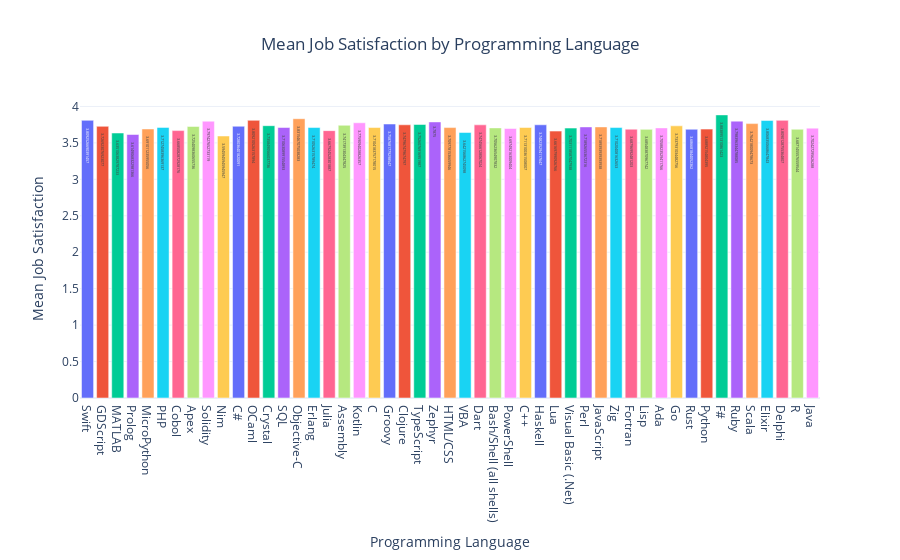

The code cell stored with this chart in its notebook:
### Code cell
# Create the bar plot
fig_lang = px.bar(
    mean_job_satisfaction_df, 
    x='Programming Language', 
    y='Mean Job Satisfaction', 
    title='Mean Job Satisfaction by Programming Language',
    labels={'Programming Language': 'Programming Language', 'Mean Job Satisfaction': 'Mean Job Satisfaction'},
    color='Programming Language',  # Optional: adds different colors to the bars
    text='Mean Job Satisfaction'  # Show the mean value on the bars
)

# Update layout for better appearance
fig_lang.update_layout(
    xaxis_title='Programming Language',
    yaxis_title='Mean Job Satisfaction',
    title_x=0.5,  # Center the title
    template='plotly_white',  # Use a clean white background
    showlegend=False
)


fig_lang.show()

### Figure 1 — Plotly figure (JSON) as saved in the notebook; plotly's stock layout.template omitted (floating-point values rounded to 4 significant figures)
{"data": [{"alignmentgroup": "True", "hovertemplate": "Programming Language=%{x}<br>Mean Job Satisfaction=%{text}<extra></extra>", "legendgroup": "Swift", "marker": {"color": "#636efa", "pattern": {"shape": ""}}, "name": "Swift", "offsetgroup": "Swift", "orientation": "v", "showlegend": true, "text": [3.809], "textposition": "auto", "type": "bar", "x": ["Swift"], "xaxis": "x", "y": [3.809], "yaxis": "y"}, {"alignmentgroup": "True", "hovertemplate": "Programming Language=%{x}<br>Mean Job Satisfaction=%{text}<extra></extra>", "legendgroup": "GDScript", "marker": {"color": "#EF553B", "pattern": {"shape": ""}}, "name": "GDScript", "offsetgroup": "GDScript", "orientation": "v", "showlegend": true, "text": [3.727], "textposition": "auto", "type": "bar", "x": ["GDScript"], "xaxis": "x", "y": [3.727], "yaxis": "y"}, {"alignmentgroup": "True", "hovertemplate": "Programming Language=%{x}<br>Mean Job Satisfaction=%{text}<extra></extra>", "legendgroup": "MATLAB", "marker": {"color": "#00cc96", "pattern": {"shape": ""}}, "name": "MATLAB", "offsetgroup": "MATLAB", "orientation": "v", "showlegend": true, "text": [3.635], "textposition": "auto", "type": "bar", "x": ["MATLAB"], "xaxis": "x", "y": [3.635], "yaxis": "y"}, {"alignmentgroup": "True", "hovertemplate": "Programming Language=%{x}<br>Mean Job Satisfaction=%{text}<extra></extra>", "legendgroup": "Prolog", "marker": {"color": "#ab63fa", "pattern": {"shape": ""}}, "name": "Prolog", "offsetgroup": "Prolog", "orientation": "v", "showlegend": true, "text": [3.615], "textposition": "auto", "type": "bar", "x": ["Prolog"], "xaxis": "x", "y": [3.615], "yaxis": "y"}, {"alignmentgroup": "True", "hovertemplate": "Programming Language=%{x}<br>Mean Job Satisfaction=%{text}<extra></extra>", "legendgroup": "MicroPython", "marker": {"color": "#FFA15A", "pattern": {"shape": ""}}, "name": "MicroPython", "offsetgroup": "MicroPython", "orientation": "v", "showlegend": true, "text": [3.691], "textposition": "auto", "type": "bar", "x": ["MicroPython"], "xaxis": "x", "y": [3.691], "yaxis": "y"}, {"alignmentgroup": "True", "hovertemplate": "Programming Language=%{x}<br>Mean Job Satisfaction=%{text}<extra></extra>", "legendgroup": "PHP", "marker": {"color": "#19d3f3", "pattern": {"shape": ""}}, "name": "PHP", "offsetgroup": "PHP", "orientation": "v", "showlegend": true, "text": [3.713], "textposition": "auto", "type": "bar", "x": ["PHP"], "xaxis": "x", "y": [3.713], "yaxis": "y"}, {"alignmentgroup": "True", "hovertemplate": "Programming Language=%{x}<br>Mean Job Satisfaction=%{text}<extra></extra>", "legendgroup": "Cobol", "marker": {"color": "#FF6692", "pattern": {"shape": ""}}, "name": "Cobol", "offsetgroup": "Cobol", "orientation": "v", "showlegend": true, "text": [3.669], "textposition": "auto", "type": "bar", "x": ["Cobol"], "xaxis": "x", "y": [3.669], "yaxis": "y"}, {"alignmentgroup": "True", "hovertemplate": "Programming Language=%{x}<br>Mean Job Satisfaction=%{text}<extra></extra>", "legendgroup": "Apex", "marker": {"color": "#B6E880", "pattern": {"shape": ""}}, "name": "Apex", "offsetgroup": "Apex", "orientation": "v", "showlegend": true, "text": [3.725], "textposition": "auto", "type": "bar", "x": ["Apex"], "xaxis": "x", "y": [3.725], "yaxis": "y"}, {"alignmentgroup": "True", "hovertemplate": "Programming Language=%{x}<br>Mean Job Satisfaction=%{text}<extra></extra>", "legendgroup": "Solidity", "marker": {"color": "#FF97FF", "pattern": {"shape": ""}}, "name": "Solidity", "offsetgroup": "Solidity", "orientation": "v", "showlegend": true, "text": [3.797], "textposition": "auto", "type": "bar", "x": ["Solidity"], "xaxis": "x", "y": [3.797], "yaxis": "y"}, {"alignmentgroup": "True", "hovertemplate": "Programming Language=%{x}<br>Mean Job Satisfaction=%{text}<extra></extra>", "legendgroup": "Nim", "marker": {"color": "#FECB52", "pattern": {"shape": ""}}, "name": "Nim", "offsetgroup": "Nim", "orientation": "v", "showlegend": true, "text": [3.595], "textposition": "auto", "type": "bar", "x": ["Nim"], "xaxis": "x", "y": [3.595], "yaxis": "y"}, {"alignmentgroup": "True", "hovertemplate": "Programming Language=%{x}<br>Mean Job Satisfaction=%{text}<extra></extra>", "legendgroup": "C#", "marker": {"color": "#636efa", "pattern": {"shape": ""}}, "name": "C#", "offsetgroup": "C#", "orientation": "v", "showlegend": true, "text": [3.728], "textposition": "auto", "type": "bar", "x": ["C#"], "xaxis": "x", "y": [3.728], "yaxis": "y"}, {"alignmentgroup": "True", "hovertemplate": "Programming Language=%{x}<br>Mean Job Satisfaction=%{text}<extra></extra>", "legendgroup": "OCaml", "marker": {"color": "#EF553B", "pattern": {"shape": ""}}, "name": "OCaml", "offsetgroup": "OCaml", "orientation": "v", "showlegend": true, "text": [3.809], "textposition": "auto", "type": "bar", "x": ["OCaml"], "xaxis": "x", "y": [3.809], "yaxis": "y"}, {"alignmentgroup": "True", "hovertemplate": "Programming Language=%{x}<br>Mean Job Satisfaction=%{text}<extra></extra>", "legendgroup": "Crystal", "marker": {"color": "#00cc96", "pattern": {"shape": ""}}, "name": "Crystal", "offsetgroup": "Crystal", "orientation": "v", "showlegend": true, "text": [3.736], "textposition": "auto", "type": "bar", "x": ["Crystal"], "xaxis": "x", "y": [3.736], "yaxis": "y"}, {"alignmentgroup": "True", "hovertemplate": "Programming Language=%{x}<br>Mean Job Satisfaction=%{text}<extra></extra>", "legendgroup": "SQL", "marker": {"color": "#ab63fa", "pattern": {"shape": ""}}, "name": "SQL", "offsetgroup": "SQL", "orientation": "v", "showlegend": true, "text": [3.711], "textposition": "auto", "type": "bar", "x": ["SQL"], "xaxis": "x", "y": [3.711], "yaxis": "y"}, {"alignmentgroup": "True", "hovertemplate": "Programming Language=%{x}<br>Mean Job Satisfaction=%{text}<extra></extra>", "legendgroup": "Objective-C", "marker": {"color": "#FFA15A", "pattern": {"shape": ""}}, "name": "Objective-C", "offsetgroup": "Objective-C", "orientation": "v", "showlegend": true, "text": [3.832], "textposition": "auto", "type": "bar", "x": ["Objective-C"], "xaxis": "x", "y": [3.832], "yaxis": "y"}, {"alignmentgroup": "True", "hovertemplate": "Programming Language=%{x}<br>Mean Job Satisfaction=%{text}<extra></extra>", "legendgroup": "Erlang", "marker": {"color": "#19d3f3", "pattern": {"shape": ""}}, "name": "Erlang", "offsetgroup": "Erlang", "orientation": "v", "showlegend": true, "text": [3.711], "textposition": "auto", "type": "bar", "x": ["Erlang"], "xaxis": "x", "y": [3.711], "yaxis": "y"}, {"alignmentgroup": "True", "hovertemplate": "Programming Language=%{x}<br>Mean Job Satisfaction=%{text}<extra></extra>", "legendgroup": "Julia", "marker": {"color": "#FF6692", "pattern": {"shape": ""}}, "name": "Julia", "offsetgroup": "Julia", "orientation": "v", "showlegend": true, "text": [3.668], "textposition": "auto", "type": "bar", "x": ["Julia"], "xaxis": "x", "y": [3.668], "yaxis": "y"}, {"alignmentgroup": "True", "hovertemplate": "Programming Language=%{x}<br>Mean Job Satisfaction=%{text}<extra></extra>", "legendgroup": "Assembly", "marker": {"color": "#B6E880", "pattern": {"shape": ""}}, "name": "Assembly", "offsetgroup": "Assembly", "orientation": "v", "showlegend": true, "text": [3.742], "textposition": "auto", "type": "bar", "x": ["Assembly"], "xaxis": "x", "y": [3.742], "yaxis": "y"}, {"alignmentgroup": "True", "hovertemplate": "Programming Language=%{x}<br>Mean Job Satisfaction=%{text}<extra></extra>", "legendgroup": "Kotlin", "marker": {"color": "#FF97FF", "pattern": {"shape": ""}}, "name": "Kotlin", "offsetgroup": "Kotlin", "orientation": "v", "showlegend": true, "text": [3.776], "textposition": "auto", "type": "bar", "x": ["Kotlin"], "xaxis": "x", "y": [3.776], "yaxis": "y"}, {"alignmentgroup": "True", "hovertemplate": "Programming Language=%{x}<br>Mean Job Satisfaction=%{text}<extra></extra>", "legendgroup": "C", "marker": {"color": "#FECB52", "pattern": {"shape": ""}}, "name": "C", "offsetgroup": "C", "orientation": "v", "showlegend": true, "text": [3.71], "textposition": "auto", "type": "bar", "x": ["C"], "xaxis": "x", "y": [3.71], "yaxis": "y"}, {"alignmentgroup": "True", "hovertemplate": "Programming Language=%{x}<br>Mean Job Satisfaction=%{text}<extra></extra>", "legendgroup": "Groovy", "marker": {"color": "#636efa", "pattern": {"shape": ""}}, "name": "Groovy", "offsetgroup": "Groovy", "orientation": "v", "showlegend": true, "text": [3.759], "textposition": "auto", "type": "bar", "x": ["Groovy"], "xaxis": "x", "y": [3.759], "yaxis": "y"}, {"alignmentgroup": "True", "hovertemplate": "Programming Language=%{x}<br>Mean Job Satisfaction=%{text}<extra></extra>", "legendgroup": "Clojure", "marker": {"color": "#EF553B", "pattern": {"shape": ""}}, "name": "Clojure", "offsetgroup": "Clojure", "orientation": "v", "showlegend": true, "text": [3.748], "textposition": "auto", "type": "bar", "x": ["Clojure"], "xaxis": "x", "y": [3.748], "yaxis": "y"}, {"alignmentgroup": "True", "hovertemplate": "Programming Language=%{x}<br>Mean Job Satisfaction=%{text}<extra></extra>", "legendgroup": "TypeScript", "marker": {"color": "#00cc96", "pattern": {"shape": ""}}, "name": "TypeScript", "offsetgroup": "TypeScript", "orientation": "v", "showlegend": true, "text": [3.753], "textposition": "auto", "type": "bar", "x": ["TypeScript"], "xaxis": "x", "y": [3.753], "yaxis": "y"}, {"alignmentgroup": "True", "hovertemplate": "Programming Language=%{x}<br>Mean Job Satisfaction=%{text}<extra></extra>", "legendgroup": "Zephyr", "marker": {"color": "#ab63fa", "pattern": {"shape": ""}}, "name": "Zephyr", "offsetgroup": "Zephyr", "orientation": "v", "showlegend": true, "text": [3.788], "textposition": "auto", "type": "bar", "x": ["Zephyr"], "xaxis": "x", "y": [3.788], "yaxis": "y"}, {"alignmentgroup": "True", "hovertemplate": "Programming Language=%{x}<br>Mean Job Satisfaction=%{text}<extra></extra>", "legendgroup": "HTML/CSS", "marker": {"color": "#FFA15A", "pattern": {"shape": ""}}, "name": "HTML/CSS", "offsetgroup": "HTML/CSS", "orientation": "v", "showlegend": true, "text": [3.71], "textposition": "auto", "type": "bar", "x": ["HTML/CSS"], "xaxis": "x", "y": [3.71], "yaxis": "y"}, {"alignmentgroup": "True", "hovertemplate": "Programming Language=%{x}<br>Mean Job Satisfaction=%{text}<extra></extra>", "legendgroup": "VBA", "marker": {"color": "#19d3f3", "pattern": {"shape": ""}}, "name": "VBA", "offsetgroup": "VBA", "orientation": "v", "showlegend": true, "text": [3.642], "textposition": "auto", "type": "bar", "x": ["VBA"], "xaxis": "x", "y": [3.642], "yaxis": "y"}, {"alignmentgroup": "True", "hovertemplate": "Programming Language=%{x}<br>Mean Job Satisfaction=%{text}<extra></extra>", "legendgroup": "Dart", "marker": {"color": "#FF6692", "pattern": {"shape": ""}}, "name": "Dart", "offsetgroup": "Dart", "orientation": "v", "showlegend": true, "text": [3.747], "textposition": "auto", "type": "bar", "x": ["Dart"], "xaxis": "x", "y": [3.747], "yaxis": "y"}, {"alignmentgroup": "True", "hovertemplate": "Programming Language=%{x}<br>Mean Job Satisfaction=%{text}<extra></extra>", "legendgroup": "Bash/Shell (all shells)", "marker": {"color": "#B6E880", "pattern": {"shape": ""}}, "name": "Bash/Shell (all shells)", "offsetgroup": "Bash/Shell (all shells)", "orientation": "v", "showlegend": true, "text": [3.706], "textposition": "auto", "type": "bar", "x": ["Bash/Shell (all shells)"], "xaxis": "x", "y": [3.706], "yaxis": "y"}, {"alignmentgroup": "True", "hovertemplate": "Programming Language=%{x}<br>Mean Job Satisfaction=%{text}<extra></extra>", "legendgroup": "PowerShell", "marker": {"color": "#FF97FF", "pattern": {"shape": ""}}, "name": "PowerShell", "offsetgroup": "PowerShell", "orientation": "v", "showlegend": true, "text": [3.697], "textposition": "auto", "type": "bar", "x": ["PowerShell"], "xaxis": "x", "y": [3.697], "yaxis": "y"}, {"alignmentgroup": "True", "hovertemplate": "Programming Language=%{x}<br>Mean Job Satisfaction=%{text}<extra></extra>", "legendgroup": "C++", "marker": {"color": "#FECB52", "pattern": {"shape": ""}}, "name": "C++", "offsetgroup": "C++", "orientation": "v", "showlegend": true, "text": [3.711], "textposition": "auto", "type": "bar", "x": ["C++"], "xaxis": "x", "y": [3.711], "yaxis": "y"}, {"alignmentgroup": "True", "hovertemplate": "Programming Language=%{x}<br>Mean Job Satisfaction=%{text}<extra></extra>", "legendgroup": "Haskell", "marker": {"color": "#636efa", "pattern": {"shape": ""}}, "name": "Haskell", "offsetgroup": "Haskell", "orientation": "v", "showlegend": true, "text": [3.748], "textposition": "auto", "type": "bar", "x": ["Haskell"], "xaxis": "x", "y": [3.748], "yaxis": "y"}, {"alignmentgroup": "True", "hovertemplate": "Programming Language=%{x}<br>Mean Job Satisfaction=%{text}<extra></extra>", "legendgroup": "Lua", "marker": {"color": "#EF553B", "pattern": {"shape": ""}}, "name": "Lua", "offsetgroup": "Lua", "orientation": "v", "showlegend": true, "text": [3.662], "textposition": "auto", "type": "bar", "x": ["Lua"], "xaxis": "x", "y": [3.662], "yaxis": "y"}, {"alignmentgroup": "True", "hovertemplate": "Programming Language=%{x}<br>Mean Job Satisfaction=%{text}<extra></extra>", "legendgroup": "Visual Basic (.Net)", "marker": {"color": "#00cc96", "pattern": {"shape": ""}}, "name": "Visual Basic (.Net)", "offsetgroup": "Visual Basic (.Net)", "orientation": "v", "showlegend": true, "text": [3.703], "textposition": "auto", "type": "bar", "x": ["Visual Basic (.Net)"], "xaxis": "x", "y": [3.703], "yaxis": "y"}, {"alignmentgroup": "True", "hovertemplate": "Programming Language=%{x}<br>Mean Job Satisfaction=%{text}<extra></extra>", "legendgroup": "Perl", "marker": {"color": "#ab63fa", "pattern": {"shape": ""}}, "name": "Perl", "offsetgroup": "Perl", "orientation": "v", "showlegend": true, "text": [3.719], "textposition": "auto", "type": "bar", "x": ["Perl"], "xaxis": "x", "y": [3.719], "yaxis": "y"}, {"alignmentgroup": "True", "hovertemplate": "Programming Language=%{x}<br>Mean Job Satisfaction=%{text}<extra></extra>", "legendgroup": "JavaScript", "marker": {"color": "#FFA15A", "pattern": {"shape": ""}}, "name": "JavaScript", "offsetgroup": "JavaScript", "orientation": "v", "showlegend": true, "text": [3.719], "textposition": "auto", "type": "bar", "x": ["JavaScript"], "xaxis": "x", "y": [3.719], "yaxis": "y"}, {"alignmentgroup": "True", "hovertemplate": "Programming Language=%{x}<br>Mean Job Satisfaction=%{text}<extra></extra>", "legendgroup": "Zig", "marker": {"color": "#19d3f3", "pattern": {"shape": ""}}, "name": "Zig", "offsetgroup": "Zig", "orientation": "v", "showlegend": true, "text": [3.71], "textposition": "auto", "type": "bar", "x": ["Zig"], "xaxis": "x", "y": [3.71], "yaxis": "y"}, {"alignmentgroup": "True", "hovertemplate": "Programming Language=%{x}<br>Mean Job Satisfaction=%{text}<extra></extra>", "legendgroup": "Fortran", "marker": {"color": "#FF6692", "pattern": {"shape": ""}}, "name": "Fortran", "offsetgroup": "Fortran", "orientation": "v", "showlegend": true, "text": [3.688], "textposition": "auto", "type": "bar", "x": ["Fortran"], "xaxis": "x", "y": [3.688], "yaxis": "y"}, {"alignmentgroup": "True", "hovertemplate": "Programming Language=%{x}<br>Mean Job Satisfaction=%{text}<extra></extra>", "legendgroup": "Lisp", "marker": {"color": "#B6E880", "pattern": {"shape": ""}}, "name": "Lisp", "offsetgroup": "Lisp", "orientation": "v", "showlegend": true, "text": [3.685], "textposition": "auto", "type": "bar", "x": ["Lisp"], "xaxis": "x", "y": [3.685], "yaxis": "y"}, {"alignmentgroup": "True", "hovertemplate": "Programming Language=%{x}<br>Mean Job Satisfaction=%{text}<extra></extra>", "legendgroup": "Ada", "marker": {"color": "#FF97FF", "pattern": {"shape": ""}}, "name": "Ada", "offsetgroup": "Ada", "orientation": "v", "showlegend": true, "text": [3.706], "textposition": "auto", "type": "bar", "x": ["Ada"], "xaxis": "x", "y": [3.706], "yaxis": "y"}, {"alignmentgroup": "True", "hovertemplate": "Programming Language=%{x}<br>Mean Job Satisfaction=%{text}<extra></extra>", "legendgroup": "Go", "marker": {"color": "#FECB52", "pattern": {"shape": ""}}, "name": "Go", "offsetgroup": "Go", "orientation": "v", "showlegend": true, "text": [3.734], "textposition": "auto", "type": "bar", "x": ["Go"], "xaxis": "x", "y": [3.734], "yaxis": "y"}, {"alignmentgroup": "True", "hovertemplate": "Programming Language=%{x}<br>Mean Job Satisfaction=%{text}<extra></extra>", "legendgroup": "Rust", "marker": {"color": "#636efa", "pattern": {"shape": ""}}, "name": "Rust", "offsetgroup": "Rust", "orientation": "v", "showlegend": true, "text": [3.687], "textposition": "auto", "type": "bar", "x": ["Rust"], "xaxis": "x", "y": [3.687], "yaxis": "y"}, {"alignmentgroup": "True", "hovertemplate": "Programming Language=%{x}<br>Mean Job Satisfaction=%{text}<extra></extra>", "legendgroup": "Python", "marker": {"color": "#EF553B", "pattern": {"shape": ""}}, "name": "Python", "offsetgroup": "Python", "orientation": "v", "showlegend": true, "text": [3.689], "textposition": "auto", "type": "bar", "x": ["Python"], "xaxis": "x", "y": [3.689], "yaxis": "y"}, {"alignmentgroup": "True", "hovertemplate": "Programming Language=%{x}<br>Mean Job Satisfaction=%{text}<extra></extra>", "legendgroup": "F#", "marker": {"color": "#00cc96", "pattern": {"shape": ""}}, "name": "F#", "offsetgroup": "F#", "orientation": "v", "showlegend": true, "text": [3.884], "textposition": "auto", "type": "bar", "x": ["F#"], "xaxis": "x", "y": [3.884], "yaxis": "y"}, {"alignmentgroup": "True", "hovertemplate": "Programming Language=%{x}<br>Mean Job Satisfaction=%{text}<extra></extra>", "legendgroup": "Ruby", "marker": {"color": "#ab63fa", "pattern": {"shape": ""}}, "name": "Ruby", "offsetgroup": "Ruby", "orientation": "v", "showlegend": true, "text": [3.798], "textposition": "auto", "type": "bar", "x": ["Ruby"], "xaxis": "x", "y": [3.798], "yaxis": "y"}, {"alignmentgroup": "True", "hovertemplate": "Programming Language=%{x}<br>Mean Job Satisfaction=%{text}<extra></extra>", "legendgroup": "Scala", "marker": {"color": "#FFA15A", "pattern": {"shape": ""}}, "name": "Scala", "offsetgroup": "Scala", "orientation": "v", "showlegend": true, "text": [3.764], "textposition": "auto", "type": "bar", "x": ["Scala"], "xaxis": "x", "y": [3.764], "yaxis": "y"}, {"alignmentgroup": "True", "hovertemplate": "Programming Language=%{x}<br>Mean Job Satisfaction=%{text}<extra></extra>", "legendgroup": "Elixir", "marker": {"color": "#19d3f3", "pattern": {"shape": ""}}, "name": "Elixir", "offsetgroup": "Elixir", "orientation": "v", "showlegend": true, "text": [3.807], "textposition": "auto", "type": "bar", "x": ["Elixir"], "xaxis": "x", "y": [3.807], "yaxis": "y"}, {"alignmentgroup": "True", "hovertemplate": "Programming Language=%{x}<br>Mean Job Satisfaction=%{text}<extra></extra>", "legendgroup": "Delphi", "marker": {"color": "#FF6692", "pattern": {"shape": ""}}, "name": "Delphi", "offsetgroup": "Delphi", "orientation": "v", "showlegend": true, "text": [3.809], "textposition": "auto", "type": "bar", "x": ["Delphi"], "xaxis": "x", "y": [3.809], "yaxis": "y"}, {"alignmentgroup": "True", "hovertemplate": "Programming Language=%{x}<br>Mean Job Satisfaction=%{text}<extra></extra>", "legendgroup": "R", "marker": {"color": "#B6E880", "pattern": {"shape": ""}}, "name": "R", "offsetgroup": "R", "orientation": "v", "showlegend": true, "text": [3.687], "textposition": "auto", "type": "bar", "x": ["R"], "xaxis": "x", "y": [3.687], "yaxis": "y"}, {"alignmentgroup": "True", "hovertemplate": "Programming Language=%{x}<br>Mean Job Satisfaction=%{text}<extra></extra>", "legendgroup": "Java", "marker": {"color": "#FF97FF", "pattern": {"shape": ""}}, "name": "Java", "offsetgroup": "Java", "orientation": "v", "showlegend": true, "text": [3.702], "textposition": "auto", "type": "bar", "x": ["Java"], "xaxis": "x", "y": [3.702], "yaxis": "y"}], "layout": {"barmode": "relative", "legend": {"title": {"text": "Programming Language"}, "tracegroupgap": 0}, "showlegend": false, "title": {"text": "Mean Job Satisfaction by Programming Language", "x": 0.5}, "xaxis": {"anchor": "y", "categoryarray": ["Swift", "GDScript", "MATLAB", "Prolog", "MicroPython", "PHP", "Cobol", "Apex", "Solidity", "Nim", "C#", "OCaml", "Crystal", "SQL", "Objective-C", "Erlang", "Julia", "Assembly", "Kotlin", "C", "Groovy", "Clojure", "TypeScript", "Zephyr", "HTML/CSS", "VBA", "Dart", "Bash/Shell (all shells)", "PowerShell", "C++", "Haskell", "Lua", "Visual Basic (.Net)", "Perl", "JavaScript", "Zig", "Fortran", "Lisp", "Ada", "Go", "Rust", "Python", "F#", "Ruby", "Scala", "Elixir", "Delphi", "R", "Java"], "categoryorder": "array", "domain": [0, 1], "title": {"text": "Programming Language"}}, "yaxis": {"anchor": "x", "domain": [0, 1], "title": {"text": "Mean Job Satisfaction"}}}}
